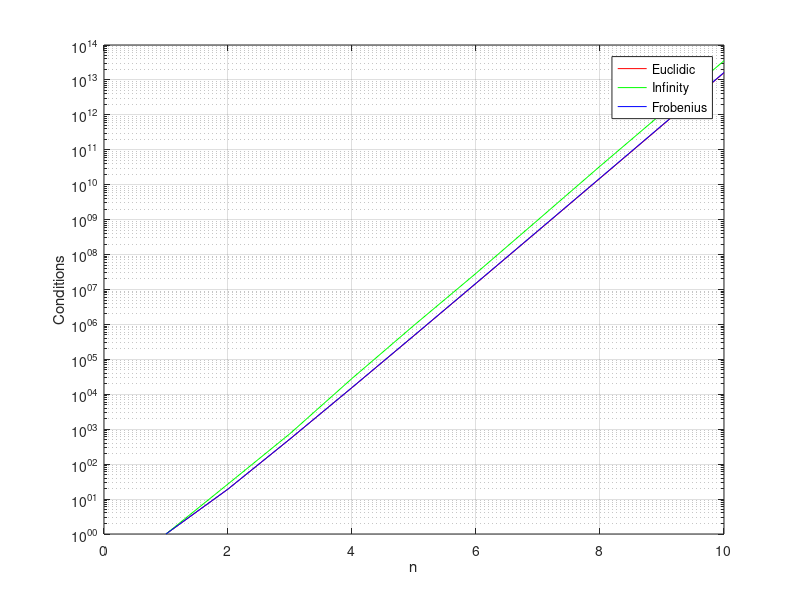
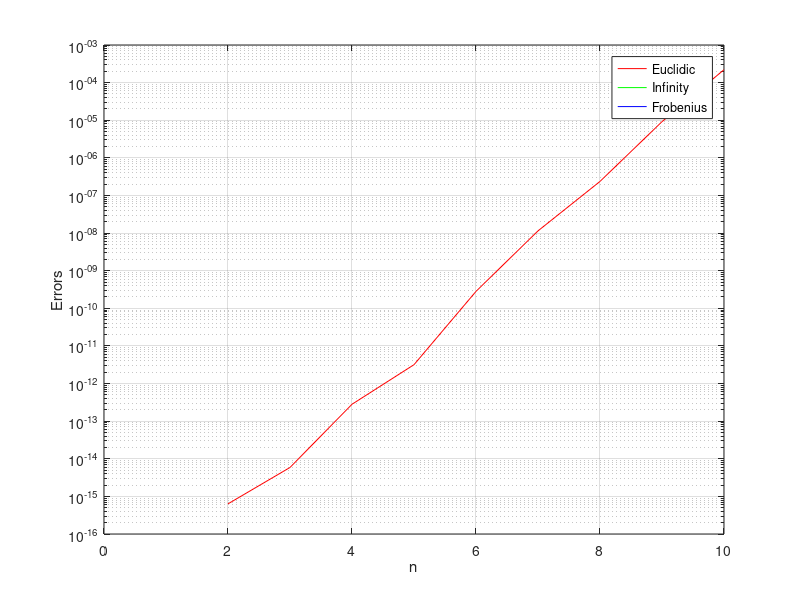

Reproduce these figures in MATLAB, in order.
function [] = testHilbert()
    maxn = 10;
    close all;

    conditions = zeros(maxn, 3);
    errors     = zeros(maxn, 3);

    for n = 1:maxn
        H = hilb(n);

        conditions(n, 1) = cond(H, 2);     % euclidic
        conditions(n, 2) = cond(H, inf);   % infinity
        conditions(n, 3) = cond(H, 'fro'); % frobenius

        v = ones(n, 1);
        b = H * v;
        x = H \ b;

        errors(n, 1) = norm(x-v,  2   ) / norm(v,  2   ); % euclidic
        errors(n, 1) = norm(x-v,  inf ) / norm(v,  inf ); % infinity
        errors(n, 1) = norm(x-v, 'fro') / norm(v, 'fro'); % frobenius
    end

    semilogy(conditions(:, 1), 'r');
    hold on;
    semilogy(conditions(:, 2), 'g');
    semilogy(conditions(:, 3), 'b');

    grid on;
    legend('Euclidic', 'Infinity', 'Frobenius');
    xlabel('n');
    ylabel('Conditions');
    hold off;


    figure;
    semilogy(errors(:, 1), 'r');
    hold on;
    semilogy(errors(:, 2), 'g');
    semilogy(errors(:, 3), 'b');

    grid on;
    legend('Euclidic', 'Infinity', 'Frobenius');
    xlabel('n');
    ylabel('Errors');
    hold off;
end
